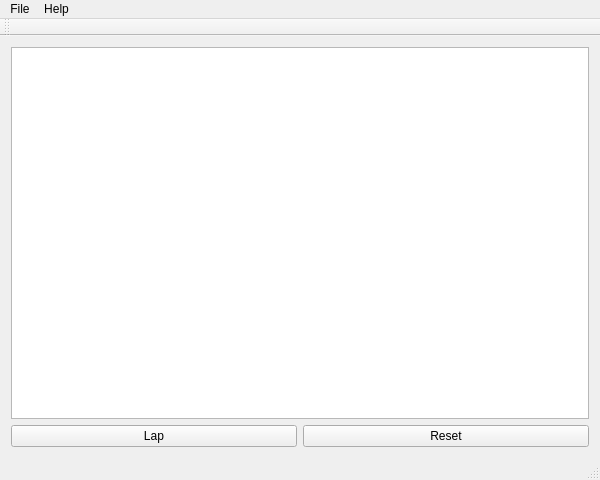
<?xml version="1.0" encoding="UTF-8"?>
<ui version="4.0">
 <class>MainWindow</class>
 <widget class="QMainWindow" name="MainWindow">
  <property name="geometry">
   <rect>
    <x>0</x>
    <y>0</y>
    <width>600</width>
    <height>480</height>
   </rect>
  </property>
  <property name="minimumSize">
   <size>
    <width>512</width>
    <height>384</height>
   </size>
  </property>
  <property name="windowTitle">
   <string>Timer</string>
  </property>
  <property name="windowIcon">
   <iconset theme="./img/icon.png">
    <normaloff/>
   </iconset>
  </property>
  <property name="iconSize">
   <size>
    <width>48</width>
    <height>48</height>
   </size>
  </property>
  <widget class="QWidget" name="centralWidget">
   <layout class="QVBoxLayout" name="verticalLayout" stretch="85,10,5">
    <item>
     <layout class="QVBoxLayout" name="verticalLayoutGViewer"/>
    </item>
    <item>
     <widget class="QListView" name="listView"/>
    </item>
    <item>
     <layout class="QHBoxLayout" name="horizontalLayout" stretch="0,0">
      <item>
       <widget class="QPushButton" name="pushButtonLap">
        <property name="text">
         <string>Lap</string>
        </property>
       </widget>
      </item>
      <item>
       <widget class="QPushButton" name="pushButtonReset">
        <property name="text">
         <string>Reset</string>
        </property>
       </widget>
      </item>
     </layout>
    </item>
   </layout>
  </widget>
  <widget class="QMenuBar" name="menuBar">
   <property name="geometry">
    <rect>
     <x>0</x>
     <y>0</y>
     <width>600</width>
     <height>22</height>
    </rect>
   </property>
   <widget class="QMenu" name="menuTimer">
    <property name="title">
     <string>File</string>
    </property>
    <addaction name="actionCountdown"/>
    <addaction name="actionClose"/>
   </widget>
   <widget class="QMenu" name="menuHelp">
    <property name="title">
     <string>Help</string>
    </property>
    <addaction name="actionAbout"/>
   </widget>
   <addaction name="menuTimer"/>
   <addaction name="menuHelp"/>
  </widget>
  <widget class="QToolBar" name="mainToolBar">
   <attribute name="toolBarArea">
    <enum>TopToolBarArea</enum>
   </attribute>
   <attribute name="toolBarBreak">
    <bool>false</bool>
   </attribute>
  </widget>
  <widget class="QStatusBar" name="statusBar"/>
  <action name="actionAbout">
   <property name="icon">
    <iconset theme=":/img/logo.png"/>
   </property>
   <property name="text">
    <string>About</string>
   </property>
  </action>
  <action name="actionClose">
   <property name="text">
    <string>Close</string>
   </property>
  </action>
  <action name="actionCountdown">
   <property name="text">
    <string>Countdown</string>
   </property>
  </action>
 </widget>
 <layoutdefault spacing="6" margin="11"/>
 <resources/>
 <connections/>
</ui>
